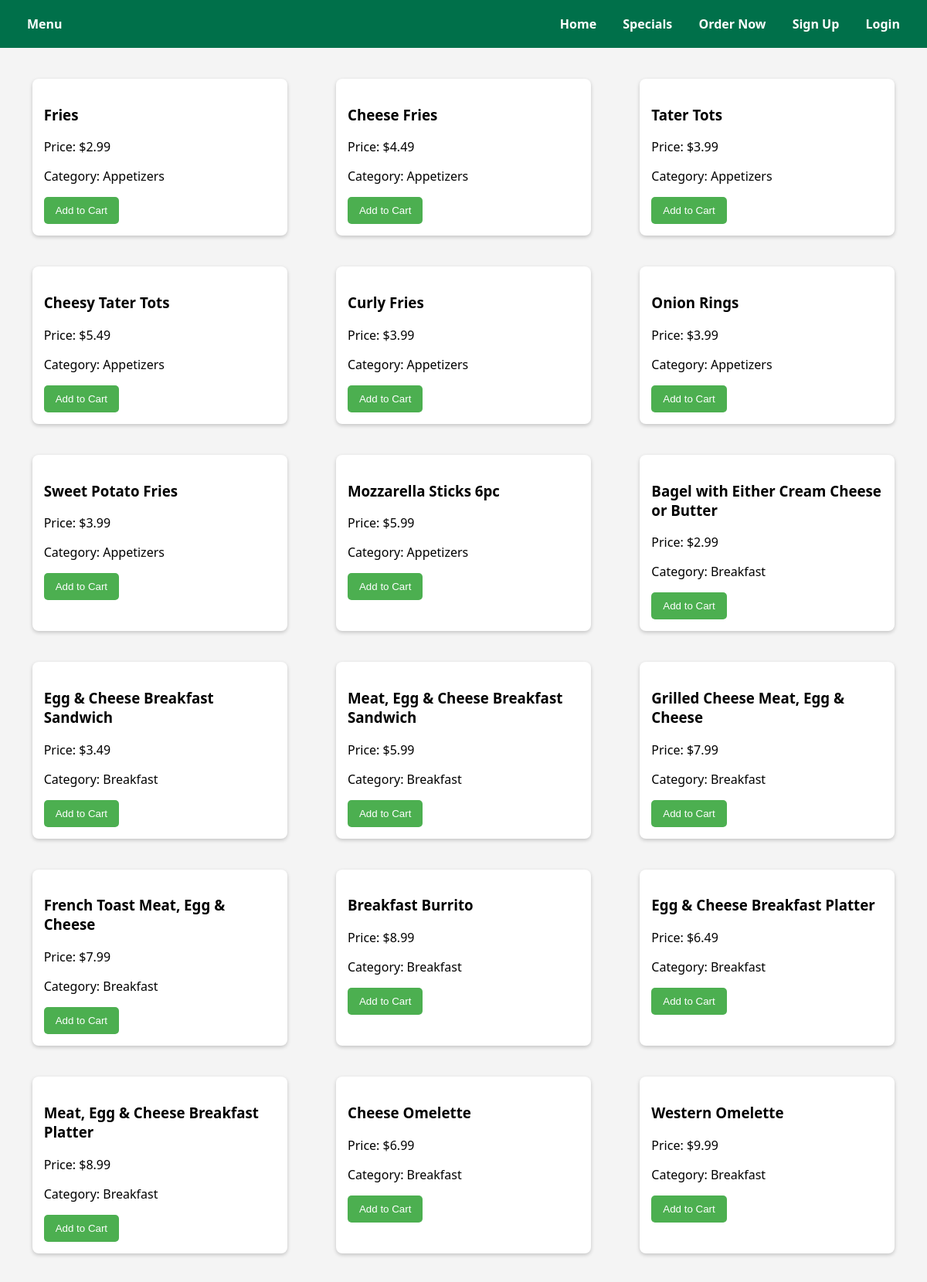
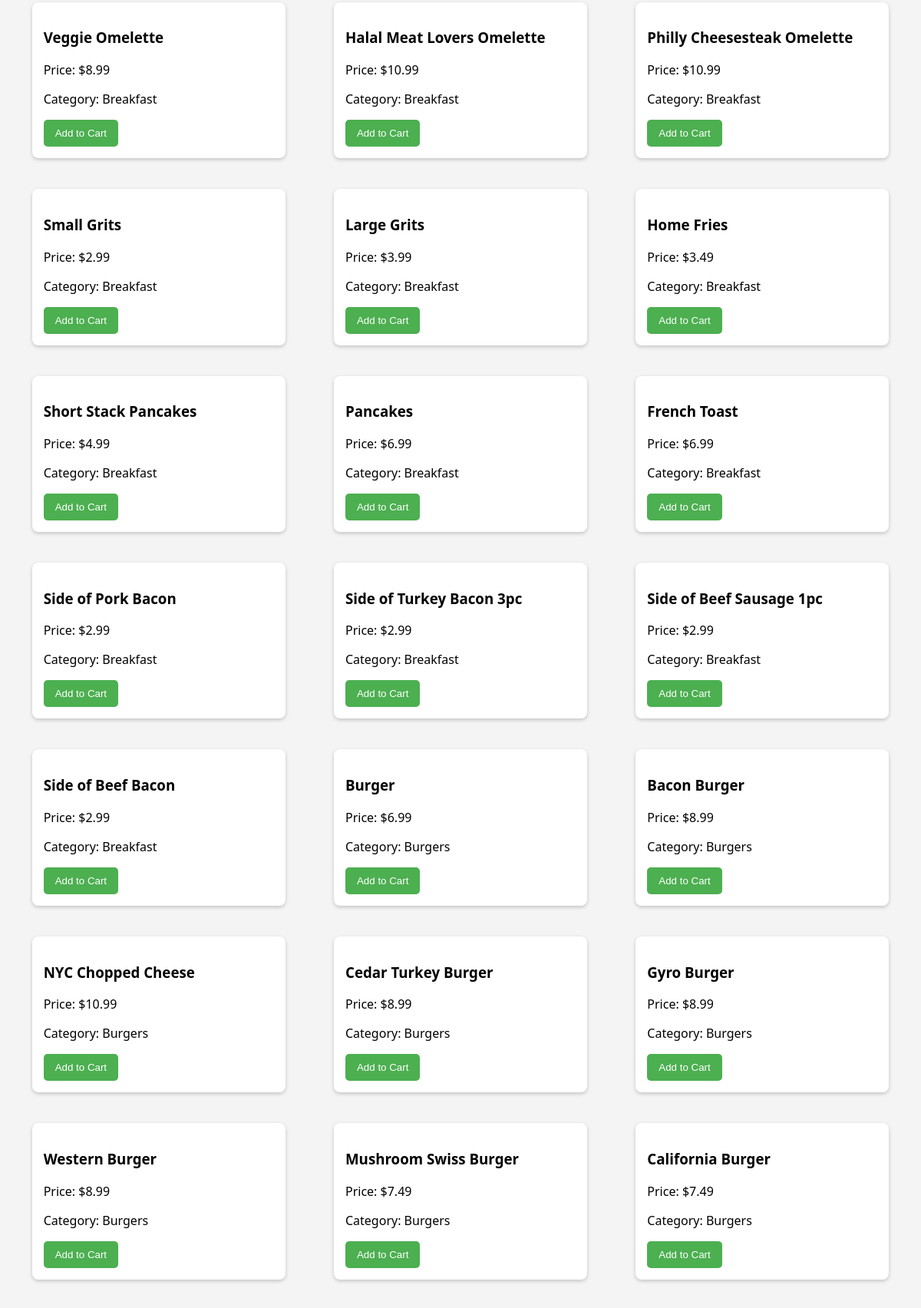
/order (upper part), run on the app's committed database (2 pictures, top to bottom).
### cedar_2/cedar 2/app.py (models this page shows)
class Food(db.Model):
    foodID = db.Column(db.Integer, primary_key=True)
    name = db.Column(db.String(100), nullable=False)
    price = db.Column(db.Float, nullable=False)
    category = db.Column(db.String(100), nullable=False)

### cedar_2/cedar 2/app.py (the view)
@app.route('/order')
def order():
    food_items = Food.query.order_by(Food.category).all()
    return render_template('order.html', food_items=food_items)

### cedar_2/cedar 2/templates/order.html (shortened to what this page needs)
<!DOCTYPE html>
<html lang="en">
<head>
</head>
<body>
    <nav class="navbar">
        <a href="/" class="logo">Menu</a>
        <div>
            <a href="/">Home</a>
            <a href="/specials">Specials</a>
            <a href="/order">Order Now</a>
            <a href="/signup">Sign Up</a>
            <a href="/login">Login</a>
        </div>
    </nav>
    <div class="menu-container">
        {% for item in food_items %}
        <div class="menu-item">
            <h3>{{ item.name }}</h3>
            <p>Price: ${{ "%.2f"|format(item.price) }}</p>
            <p>Category: {{ item.category }}</p>
            <button type="button" class="add-to-cart" data-item-id="{{ item.id }}">Add to Cart</button>
        </div>
        {% endfor %}
    </div>
</body>
</html>

### cedar_2/cedar 2/templates/order.html (style rules this page uses)
body { font-family: 'Segoe UI', Arial, sans-serif; margin: 0; padding: 0; background: #f4f4f4; }
.navbar { background-color: #00704A; color: white; padding: 10px 20px; display: flex; justify-content: space-between; align-items: center; font-family: 'Segoe UI', Arial, sans-serif }
.navbar a { color: white; text-decoration: none; padding: 10px 15px; font-weight: bold; }
.menu-container { padding: 20px; display: flex; flex-wrap: wrap; justify-content: space-around; gap: 20px; }
.menu-item { background: white; padding: 15px; border-radius: 8px; box-shadow: 0 2px 5px rgba(0,0,0,0.2); width: 300px; margin-top: 20px; }
.add-to-cart { background: #4CAF50; color: white; border: none; padding: 10px 15px; cursor: pointer; border-radius: 5px; text-align: center; }

### data on the page
Food: name "Fries", price "2.99", category "Appetizers"
Food: name "Cheese Fries", price "4.49", category "Appetizers"
Food: name "Tater Tots", price "3.99", category "Appetizers"
Food: name "Cheesy Tater Tots", price "5.49", category "Appetizers"
Food: name "Curly Fries", price "3.99", category "Appetizers"
Food: name "Onion Rings", price "3.99", category "Appetizers"
Food: name "Sweet Potato Fries", price "3.99", category "Appetizers"
Food: name "Mozzarella Sticks 6pc", price "5.99", category "Appetizers"
Food: name "Bagel with Either Cream Cheese or Butter", price "2.99", category "Breakfast"
Food: name "Egg & Cheese Breakfast Sandwich", price "3.49", category "Breakfast"
Food: name "Meat, Egg & Cheese Breakfast Sandwich", price "5.99", category "Breakfast"
Food: name "Grilled Cheese Meat, Egg & Cheese", price "7.99", category "Breakfast"
Food: name "French Toast Meat, Egg & Cheese", price "7.99", category "Breakfast"
Food: name "Breakfast Burrito", price "8.99", category "Breakfast"
Food: name "Egg & Cheese Breakfast Platter", price "6.49", category "Breakfast"
Food: name "Meat, Egg & Cheese Breakfast Platter", price "8.99", category "Breakfast"
Food: name "Cheese Omelette", price "6.99", category "Breakfast"
Food: name "Western Omelette", price "9.99", category "Breakfast"
Food: name "Veggie Omelette", price "8.99", category "Breakfast"
Food: name "Halal Meat Lovers Omelette", price "10.99", category "Breakfast"
Food: name "Philly Cheesesteak Omelette", price "10.99", category "Breakfast"
Food: name "Small Grits", price "2.99", category "Breakfast"
Food: name "Large Grits", price "3.99", category "Breakfast"
Food: name "Home Fries", price "3.49", category "Breakfast"
Food: name "Short Stack Pancakes", price "4.99", category "Breakfast"
Food: name "Pancakes", price "6.99", category "Breakfast"
Food: name "French Toast", price "6.99", category "Breakfast"
Food: name "Side of Pork Bacon", price "2.99", category "Breakfast"
Food: name "Side of Turkey Bacon 3pc", price "2.99", category "Breakfast"
Food: name "Side of Beef Sausage 1pc", price "2.99", category "Breakfast"
Food: name "Side of Beef Bacon", price "2.99", category "Breakfast"
Food: name "Burger", price "6.99", category "Burgers"
Food: name "Bacon Burger", price "8.99", category "Burgers"
Food: name "NYC Chopped Cheese", price "10.99", category "Burgers"
Food: name "Cedar Turkey Burger", price "8.99", category "Burgers"
Food: name "Gyro Burger", price "8.99", category "Burgers"
Food: name "Western Burger", price "8.99", category "Burgers"
Food: name "Mushroom Swiss Burger", price "7.49", category "Burgers"
Food: name "California Burger", price "7.49", category "Burgers"
